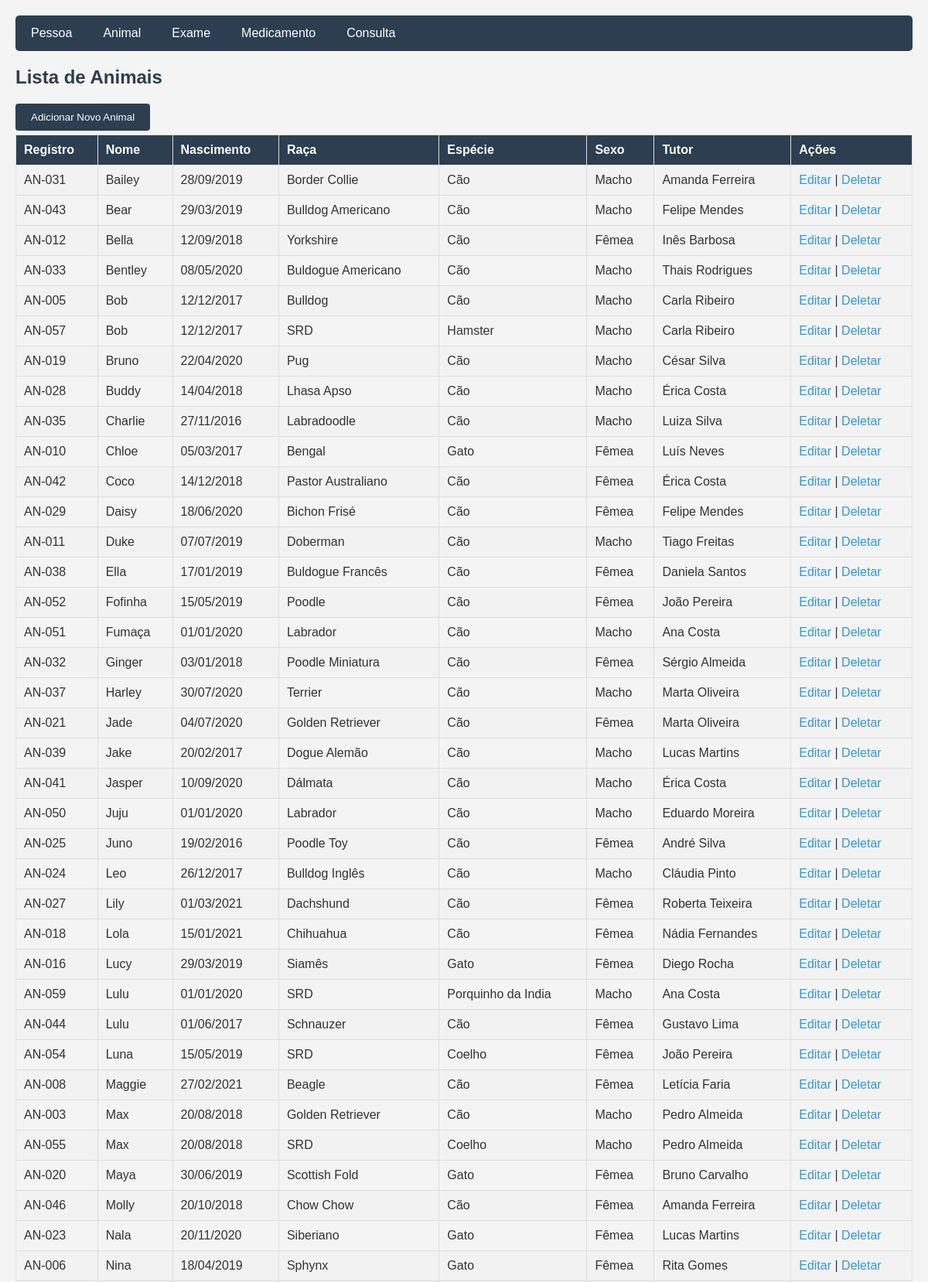
Page /Animal/index.php (upper part) on the committed database.
### tables this page shows
CREATE TABLE IF NOT EXISTS Animal (
    idAnimal INT AUTO_INCREMENT NOT NULL PRIMARY KEY,
    idPessoa INT NOT NULL,
    registro VARCHAR(20) NOT NULL,
    dataNasc DATE NOT NULL,
    nome VARCHAR(60) NOT NULL,
    raca VARCHAR(60) NOT NULL,
    especie VARCHAR(60) NOT NULL,
    sexo ENUM('Macho', 'Fêmea') NOT NULL DEFAULT 'Macho',
    UNIQUE INDEX registro_UNIQUE (registro ASC) VISIBLE,
    CONSTRAINT fk_Animal_Pessoa
        FOREIGN KEY (idPessoa)
        REFERENCES Pessoa (idPessoa)
        ON DELETE RESTRICT
        ON UPDATE CASCADE);

CREATE TABLE IF NOT EXISTS Pessoa (
    idPessoa INT NOT NULL AUTO_INCREMENT PRIMARY KEY,
    CRMV VARCHAR(20) NULL,
    CPF VARCHAR(14) NOT NULL,
    nome VARCHAR(60) NOT NULL,
    bairro VARCHAR(60) NOT NULL,
    numero INT NOT NULL,
    cidade VARCHAR(60) NOT NULL,
    estado VARCHAR(60) NOT NULL,
    rua VARCHAR(60) NOT NULL,
    complemento VARCHAR(10) NULL,
    tipo ENUM('Veterinario', 'Tutor', 'Ambos') NOT NULL DEFAULT 'Tutor',
    UNIQUE INDEX CRMV_UNIQUE (CRMV ASC) VISIBLE,
    UNIQUE INDEX CPF_UNIQUE (CPF ASC) VISIBLE);

### Animal/index.php (the view, shortened to what this page needs)
<?php
    include '../config.php';
    $sql = "SELECT Animal.*, Pessoa.nome AS tutor_nome
            FROM Animal
            JOIN Pessoa ON Animal.idPessoa = Pessoa.idPessoa
            ORDER BY Animal.nome";
    $result = $conn->query($sql);
?>
<!DOCTYPE html>
<html>
<head>
    <link rel="stylesheet" type="text/css" href="../styles.css">
</head>
<body>
    <div class="navbar">
        <a href="../Pessoa/index.php">Pessoa</a>
        <a href="index.php">Animal</a>
        <a href="../Exame/index.php">Exame</a>
        <a href="../Medicamento/index.php">Medicamento</a>
        <a href="../Consulta/index.php">Consulta</a>
    </div>
    <h2>Lista de Animais</h2>
    <button><a href="create.php">Adicionar Novo Animal</a></button>
    <table border="1">
        <tr>
            <th>Registro</th>
            <th>Nome</th>
            <th>Nascimento</th>
            <th>Raça</th>
            <th>Espécie</th>
            <th>Sexo</th>
            <th>Tutor</th>
            <th>Ações</th>
        </tr>
        <?php
        if ($result->num_rows > 0) {
            while($row = $result->fetch_assoc()) {
                $dataNasc = date('d/m/Y', strtotime($row["dataNasc"]));
                echo "<tr>";
                echo "<td>" . $row["registro"]. "</td>";
                echo "<td>" . $row["nome"]. "</td>";
                echo "<td>" . $dataNasc. "</td>";
                echo "<td>" . $row["raca"]. "</td>";
                echo "<td>" . $row["especie"]. "</td>";
                echo "<td>" . $row["sexo"]. "</td>";
                echo "<td>" . $row["tutor_nome"]. "</td>";
                echo "<td><a href='update.php?idAnimal=" . $row["idAnimal"] . "'>Editar</a> | ";
                echo "<a href='#' onclick='confirmDelete(" . $row["idAnimal"] . ")'>Deletar</a></td>";
                echo "</tr>";
            }
        } else {
            echo "<tr><td colspan='12'>Nenhum animal encontrado</td></tr>";
        }
        ?>
    </table>
</body>
</html>

### styles.css (style rules this page uses)
body { font-family: Arial, sans-serif; background-color: #f4f4f4; margin: 0; padding: 20px; color: #333; }
h2 { color: #2c3e50; }
table { width: 100%; border-collapse: collapse; margin-bottom: 20px; }
table, th, td { border: 1px solid #ddd; }
th, td { padding: 10px; text-align: left; }
th { background-color: #2c3e50; color: white; }
tr:nth-child(even) { background-color: #f2f2f2; }
a { color: #3498db; text-decoration: none; }
.navbar { background-color: #2c3e50; overflow: hidden; border-radius: 5px; margin-bottom: 20px; }
.navbar a { float: left; display: block; color: white; text-align: center; padding: 14px 20px; text-decoration: none; }
button { background-color: #2c3e50; padding: 10px 20px; border: none; border-radius: 4px; margin-bottom: 5px; }
button a { color: white; }

### rows in the picture
animal: registro "AN-031", nome "Bailey", dataNasc "28/09/2019", raca "Border Collie", especie "Cão", sexo "Macho", idPessoa.nome "Amanda Ferreira"
animal: registro "AN-043", nome "Bear", dataNasc "29/03/2019", raca "Bulldog Americano", especie "Cão", sexo "Macho", idPessoa.nome "Felipe Mendes"
animal: registro "AN-012", nome "Bella", dataNasc "12/09/2018", raca "Yorkshire", especie "Cão", sexo "Fêmea", idPessoa.nome "Inês Barbosa"
animal: registro "AN-033", nome "Bentley", dataNasc "08/05/2020", raca "Buldogue Americano", especie "Cão", sexo "Macho", idPessoa.nome "Thais Rodrigues"
animal: registro "AN-005", nome "Bob", dataNasc "12/12/2017", raca "Bulldog", especie "Cão", sexo "Macho", idPessoa.nome "Carla Ribeiro"
animal: registro "AN-057", nome "Bob", dataNasc "12/12/2017", raca "SRD", especie "Hamster", sexo "Macho", idPessoa.nome "Carla Ribeiro"
animal: registro "AN-019", nome "Bruno", dataNasc "22/04/2020", raca "Pug", especie "Cão", sexo "Macho", idPessoa.nome "César Silva"
animal: registro "AN-028", nome "Buddy", dataNasc "14/04/2018", raca "Lhasa Apso", especie "Cão", sexo "Macho", idPessoa.nome "Érica Costa"
animal: registro "AN-035", nome "Charlie", dataNasc "27/11/2016", raca "Labradoodle", especie "Cão", sexo "Macho", idPessoa.nome "Luiza Silva"
animal: registro "AN-010", nome "Chloe", dataNasc "05/03/2017", raca "Bengal", especie "Gato", sexo "Fêmea", idPessoa.nome "Luís Neves"
animal: registro "AN-042", nome "Coco", dataNasc "14/12/2018", raca "Pastor Australiano", especie "Cão", sexo "Fêmea", idPessoa.nome "Érica Costa"
animal: registro "AN-029", nome "Daisy", dataNasc "18/06/2020", raca "Bichon Frisé", especie "Cão", sexo "Fêmea", idPessoa.nome "Felipe Mendes"
animal: registro "AN-011", nome "Duke", dataNasc "07/07/2019", raca "Doberman", especie "Cão", sexo "Macho", idPessoa.nome "Tiago Freitas"
animal: registro "AN-038", nome "Ella", dataNasc "17/01/2019", raca "Buldogue Francês", especie "Cão", sexo "Fêmea", idPessoa.nome "Daniela Santos"
animal: registro "AN-052", nome "Fofinha", dataNasc "15/05/2019", raca "Poodle", especie "Cão", sexo "Fêmea", idPessoa.nome "João Pereira"
animal: registro "AN-051", nome "Fumaça", dataNasc "01/01/2020", raca "Labrador", especie "Cão", sexo "Macho", idPessoa.nome "Ana Costa"
animal: registro "AN-032", nome "Ginger", dataNasc "03/01/2018", raca "Poodle Miniatura", especie "Cão", sexo "Fêmea", idPessoa.nome "Sérgio Almeida"
animal: registro "AN-037", nome "Harley", dataNasc "30/07/2020", raca "Terrier", especie "Cão", sexo "Macho", idPessoa.nome "Marta Oliveira"
animal: registro "AN-021", nome "Jade", dataNasc "04/07/2020", raca "Golden Retriever", especie "Cão", sexo "Fêmea", idPessoa.nome "Marta Oliveira"
animal: registro "AN-039", nome "Jake", dataNasc "20/02/2017", raca "Dogue Alemão", especie "Cão", sexo "Macho", idPessoa.nome "Lucas Martins"
animal: registro "AN-041", nome "Jasper", dataNasc "10/09/2020", raca "Dálmata", especie "Cão", sexo "Macho", idPessoa.nome "Érica Costa"
animal: registro "AN-050", nome "Juju", dataNasc "01/01/2020", raca "Labrador", especie "Cão", sexo "Macho", idPessoa.nome "Eduardo Moreira"
animal: registro "AN-025", nome "Juno", dataNasc "19/02/2016", raca "Poodle Toy", especie "Cão", sexo "Fêmea", idPessoa.nome "André Silva"
animal: registro "AN-024", nome "Leo", dataNasc "26/12/2017", raca "Bulldog Inglês", especie "Cão", sexo "Macho", idPessoa.nome "Cláudia Pinto"
animal: registro "AN-027", nome "Lily", dataNasc "01/03/2021", raca "Dachshund", especie "Cão", sexo "Fêmea", idPessoa.nome "Roberta Teixeira"
animal: registro "AN-018", nome "Lola", dataNasc "15/01/2021", raca "Chihuahua", especie "Cão", sexo "Fêmea", idPessoa.nome "Nádia Fernandes"
animal: registro "AN-016", nome "Lucy", dataNasc "29/03/2019", raca "Siamês", especie "Gato", sexo "Fêmea", idPessoa.nome "Diego Rocha"
animal: registro "AN-059", nome "Lulu", dataNasc "01/01/2020", raca "SRD", especie "Porquinho da India", sexo "Macho", idPessoa.nome "Ana Costa"
animal: registro "AN-044", nome "Lulu", dataNasc "01/06/2017", raca "Schnauzer", especie "Cão", sexo "Fêmea", idPessoa.nome "Gustavo Lima"
animal: registro "AN-054", nome "Luna", dataNasc "15/05/2019", raca "SRD", especie "Coelho", sexo "Fêmea", idPessoa.nome "João Pereira"
animal: registro "AN-008", nome "Maggie", dataNasc "27/02/2021", raca "Beagle", especie "Cão", sexo "Fêmea", idPessoa.nome "Letícia Faria"
animal: registro "AN-003", nome "Max", dataNasc "20/08/2018", raca "Golden Retriever", especie "Cão", sexo "Macho", idPessoa.nome "Pedro Almeida"
animal: registro "AN-055", nome "Max", dataNasc "20/08/2018", raca "SRD", especie "Coelho", sexo "Macho", idPessoa.nome "Pedro Almeida"
animal: registro "AN-020", nome "Maya", dataNasc "30/06/2019", raca "Scottish Fold", especie "Gato", sexo "Fêmea", idPessoa.nome "Bruno Carvalho"
animal: registro "AN-046", nome "Molly", dataNasc "20/10/2018", raca "Chow Chow", especie "Cão", sexo "Fêmea", idPessoa.nome "Amanda Ferreira"
animal: registro "AN-023", nome "Nala", dataNasc "20/11/2020", raca "Siberiano", especie "Gato", sexo "Fêmea", idPessoa.nome "Lucas Martins"
animal: registro "AN-006", nome "Nina", dataNasc "18/04/2019", raca "Sphynx", especie "Gato", sexo "Fêmea", idPessoa.nome "Rita Gomes"
